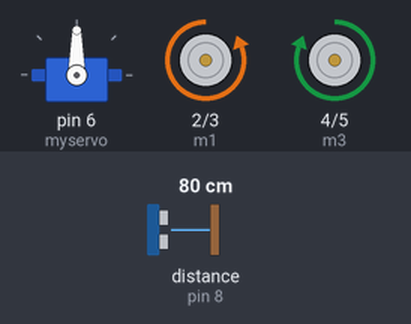
Bench run of a sketch on a simulated Arduino Uno, built with avr-gcc and run on an emulated ATmega328P. Parts: servo, motor-driver pin pairs drawn as motors (green arrow = first pin HIGH = forward, orange = second pin HIGH = backward, longer = more drive). Wiring (inferred from the names in the program): ultrasonic range finder: trigger pin 7; echo pin 8. The test bench sets the inputs (shaded band); at power-on: distance to the obstacle (sensor on pin 8) 80 cm. The echo pulse lasts 58.3 µs per cm.

Above: at 2.2 s.
2.3 s: distance to the obstacle (sensor on pin 8) set to 9 cm
3.8 s: distance to the obstacle (sensor on pin 8) set to 6 cm
At 5.3 s:
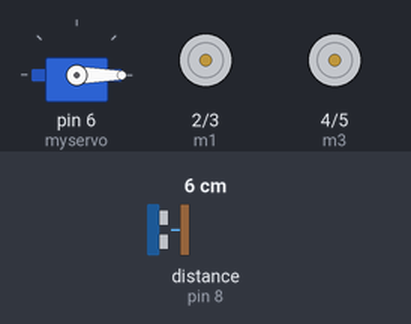
At 7.5 s:
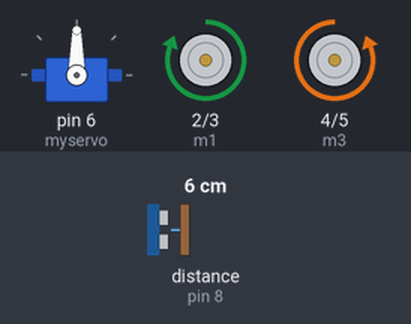
Timing chart, 0 to 14.4 s (numbered marks = the images above; inputs shaded):
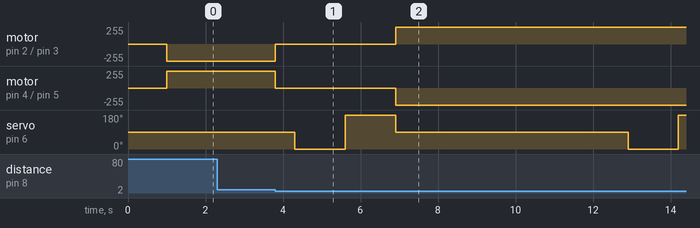

Measured:
- the behaviour switches between 8 and 7 cm on distance to the obstacle (sensor on pin 8) (found by bisection; images 0 and 1)
- after the input at 2.3 s, every drawn part: stays the same
- after the input at 3.8 s, motor on pin 2 (m1) / pin 3 (m2): backward 255/255 → stopped at once, → forward 255/255 3.1 s later; motor on pin 4 (m3) / pin 5 (m4): forward 255/255 → stopped at once, → backward 255/255 3.1 s later

The sketch:

Obstacle_avoider.ino
```cpp
/*
Obstracle detector SUV
 * Ultrasonic sensor
 * Unmanned vehicle for obstracle detection


 created Mar 2016
 by Rohith Udupa
*/
// Include the servo motor library
#include<Servo.h>
//define pin numbers used for motors
const int m1=2;
 const int m2=3;
 const int m3=4;
 const int m4=5;
//define pin numbers used for ultrasonic sensor
 const int trig=7;
const int echo=8;
//define name of the servo
Servo myservo;
long distance,left_dist, right_dist,t,t1,t2;
void setup() {
//define pin number for servo
  myservo.attach(6);

//define pinmodes of declared pin numbers
 pinMode(m1, OUTPUT);
 pinMode(m2, OUTPUT);
 pinMode(m3, OUTPUT);
 pinMode(m4, OUTPUT);
 pinMode(trig,OUTPUT);
pinMode(echo,INPUT);
//delay isto set up ultrasonic sensor for accurate measurement
delay(1000);
}

void loop() {
 //calculation distance of obstracle in front ways
myservo.write(90);
digitalWrite(trig,LOW);
delayMicroseconds(2);
digitalWrite(trig,HIGH);
delayMicroseconds(10);
digitalWrite(trig,LOW);

t=pulseIn(echo,HIGH);
distance=(t/2)/29.1;

if(distance>6)//no obstracle
   farward();
if(distance<=6)//there is an obstracle
{
  halt();
delay(500);
findroute();//finds a route free of obstracle
}
}

void findroute()
{//to calculate distance of obstracle along side ways
 myservo.write(0);//look right
delay(700);
  digitalWrite(trig,LOW);
delayMicroseconds(2);
digitalWrite(trig,HIGH);
delayMicroseconds(10);
digitalWrite(trig,LOW);

t1=pulseIn(echo,HIGH);
right_dist=(t1/2)/29.1;
delay(600);
myservo.write(180);//look left
delay(700);
digitalWrite(trig,LOW);
delayMicroseconds(2);
digitalWrite(trig,HIGH);
delayMicroseconds(10);
digitalWrite(trig,LOW);

t2=pulseIn(echo,HIGH);
left_dist=(t2/2)/29.1;
delay(600);
myservo.write(90);
  if(left_dist>right_dist & left_dist>13)
    go_left();
  if(right_dist>left_dist & right_dist>13)
    go_right();
  if(right_dist<=13 & left_dist<=13)
  {backward();
  delay(6000);
findroute();}

  return 0;
}

void farward(void)
/*this code depends on the motor driver connection and pin assignment.
should be verified and tested before employment*/
{  digitalWrite(m1,LOW);
 digitalWrite(m2,HIGH);
 digitalWrite(m3,HIGH);
 digitalWrite(m4,LOW);
 return 0;}
 void backward(void)
 {  /*this code depends on the motor driver connection and pin assignment.
should be verified and tested before employment*/
digitalWrite(m2,LOW);
 digitalWrite(m1,HIGH);
 digitalWrite(m4,HIGH);
 digitalWrite(m3,LOW);
 return 0;}
 void halt(void)
 { /*this code depends on the motor driver connection and pin assignment.
should be verified and tested before employment*/
digitalWrite(m2,LOW);
 digitalWrite(m1,LOW);
 digitalWrite(m4,LOW);
 digitalWrite(m3,LOW);
 return 0;
 }
 void go_left(void){/*this code depends on the motor driver connection and pin assignment.
should be verified and tested before employment*/
   digitalWrite(m2,LOW);
 digitalWrite(m1,HIGH);
 digitalWrite(m3,HIGH);
 digitalWrite(m4,LOW);
 delay(4000);
 return 0;}
 void go_right(void)
/*this code depends on the motor driver connection and pin assignment.
should be verified and tested before employment*/
{
   digitalWrite(m2,HIGH);
 digitalWrite(m1,LOW);
 digitalWrite(m3,LOW);
 digitalWrite(m4,HIGH);
 delay(4000);
 return 0;}
 //code ends here
```
